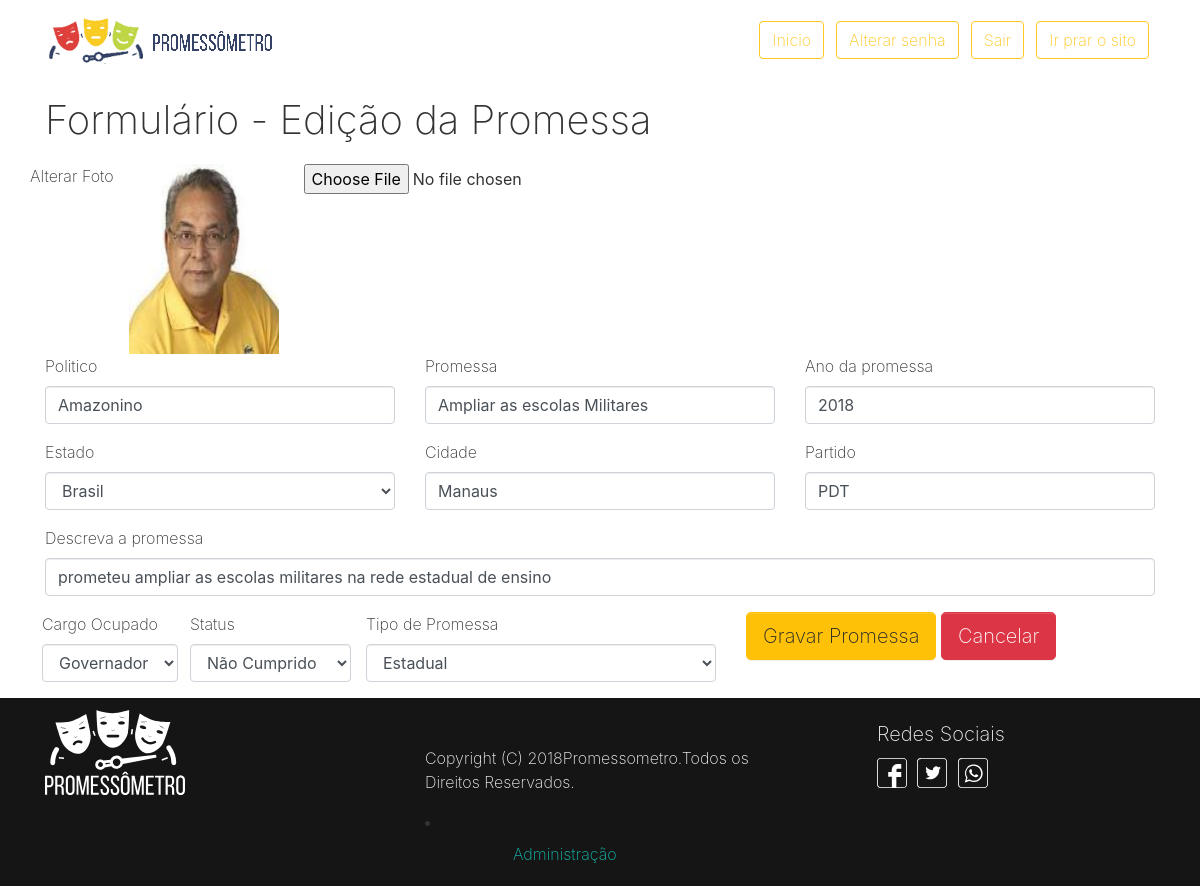
/editar.php?id=3 (signed in), run on the app's committed database.
### tables this page shows
CREATE TABLE IF NOT EXISTS `tab_promessas` (
  `id` int(11) NOT NULL AUTO_INCREMENT,
  `tipopromessa` varchar(100) NOT NULL,
  `cargopromessa` varchar(50) NOT NULL,
  `partido_politico` varchar(15) NOT NULL,
  `nomepolitico` varchar(100) DEFAULT NULL,
  `nomepromessa` varchar(150) NOT NULL,
  `detalhepromessa` varchar(500) NOT NULL,
  `anopromessa` year(4) NOT NULL,
  `estadopromessa` varchar(2) NOT NULL,
  `cidadepromessa` varchar(100) NOT NULL,
  `status` varchar(100) DEFAULT NULL,
  `foto` varchar(200) DEFAULT NULL,
  `data_cadastro` timestamp NULL DEFAULT CURRENT_TIMESTAMP,
  `data_alteracao` timestamp NULL DEFAULT CURRENT_TIMESTAMP,
  PRIMARY KEY (`id`)
);

### editar.php (called while the page is built, shortened)
<?php
	include('header.php');
 	include 'pages/editar.php';
	include('footer.php');

### pages/editar.php (the view, shortened to what this page needs)
<?php
$id_cliente = (isset($_GET['id'])) ? $_GET['id'] : '';
if (!empty($id_cliente) && is_numeric($id_cliente)):
	$conexao = conexao::getInstance();
	$sql = 'SELECT id, tipopromessa, nomepolitico,cargopromessa, partido_politico, nomepromessa, detalhepromessa, anopromessa, estadopromessa, cidadepromessa, status, foto FROM tab_promessas WHERE id = :id';
	$stm = $conexao->prepare($sql);
	$stm->bindValue(':id', $id_cliente);
	$stm->execute();
	$cliente = $stm->fetch(PDO::FETCH_OBJ);
endif;
?>
<body>
	<div class='container'>
		<fieldset>
			<legend><h1>Formulário - Edição da Promessa</h1></legend>
			<?php if(empty($cliente)):?>
				<h3 class="text-center text-danger">Cliente não encontrado!</h3>
			<?php else: ?>
				<form action="action_prome.php" method="post" id='form-contato' enctype='multipart/form-data'>
					<div class="row">
						<label for="nome">Alterar Foto</label>
				      	<div class="col-md-2">
						    <a href="#" class="thumbnail">
						      <img src="fotos/<?=$cliente->foto?>" height="190" width="150" id="foto-cliente">
						    </a>
					  	</div>
					  	<input type="file" name="foto" id="foto" value="foto" >
				  	</div>
                    <div class="row">
                    <div class="form-group col-lg-4">
			      <label for="nomepolitico">Politico</label>
			      <input type="text" class="form-control" id="nomepolitico" name="nomepolitico" value="<?=$cliente->nomepolitico?>" placeholder="Infome o politico">
			    </div>
				    <div class="form-group col-lg-4">
			      <label for="nomepromessa">Promessa</label>
			      <input type="text" size="25"class="form-control" id="nomepromessa" name="nomepromessa" value="<?=$cliente->nomepromessa?>"  placeholder="Infome o nome da promessa">
			    </div>
                <div class="form-group col-lg-4">
			      <label for="anopromessa">Ano da promessa</label>
			      <input type="text" class="form-control" id="anopromessa" name="anopromessa" value="<?=$cliente->anopromessa?>" placeholder="Infome o ano da campanha">
			    </div>
                <div class="form-group col-lg-4">
			      <label for="estadopromessa">Estado</label>
											<select class="form-control" name="estadopromessa" >
											 <option value="BR">Brasil</option>
											</select>
			    </div>
                <div class="form-group col-lg-4">
			      <label for="cidadepromessa">Cidade</label>
					<input type="text" class="form-control" id="cidadepromessa" name="cidadepromessa" value="<?=$cliente->cidadepromessa?>" placeholder="Infome a cidade">
			    </div>
				<div class="form-group col-lg-4">
			      <label for="patido_politico">Partido</label>
			      <input type="text" class="form-control" id="patido_politico" name="partido_politico" value="<?=$cliente->partido_politico?>" placeholder="Informe o partido ">
			    </div>
                    <div class="form-group col-lg-12">
					<label for="detalhepromessa">Descreva a promessa</label>
                    <input  type="text" class="form-control" id="detalhepromessa"  name="detalhepromessa" value="<?=$cliente->detalhepromessa?>"></input>
                     </div>
                     <div class="form-group clo-lg-4 mx-2">
				      <label for="cargopromessa">Cargo Ocupado</label>
				      <select class="form-control" name="cargopromessa" id="cargopromessa">
					    <option value="<?=$cliente->cargopromessa?>"><?=$cliente->cargopromessa?></option>
					  </select>
				    </div>
						<div class="form-group clo-lg-4">
				      <label for="status">Status</label>
				      <select class="form-control" name="status" id="status">
					    <option value="<?=$cliente->status?>"><?=$cliente->status?></option>
					  </select>
				    </div>
                <div class="form-group col-lg-4">
			      <label for="tipopromessa">Tipo de Promessa</label>
			      <select class="form-control" name="tipopromessa" id="tipopromessa">
				    <option value="<?=$cliente->tipopromessa?>"><?=$cliente->tipopromessa?></option>
				  </select>
			    </div>
						 <div class="form-group col-lg-4">
				    <button type="submit" class="btn btn-warning btn-lg" id='botao'>
				      Gravar Promessa
				    </button>
				    <a href='painel.php' class="btn btn-danger btn-lg">Cancelar</a>
						</div>
				</form>
			<?php endif; ?>
		</fieldset>
	</div>
</body>

### data on the page
tab_promessas: foto (picture), nomepolitico "Amazonino", nomepromessa "Ampliar as escolas Militares", anopromessa "2018", cidadepromessa "Manaus", partido_politico "PDT", detalhepromessa "prometeu ampliar as escolas militares na rede estadual de ensino", cargopromessa "Governador", status "Não Cumprido", tipopromessa "Estadual"
